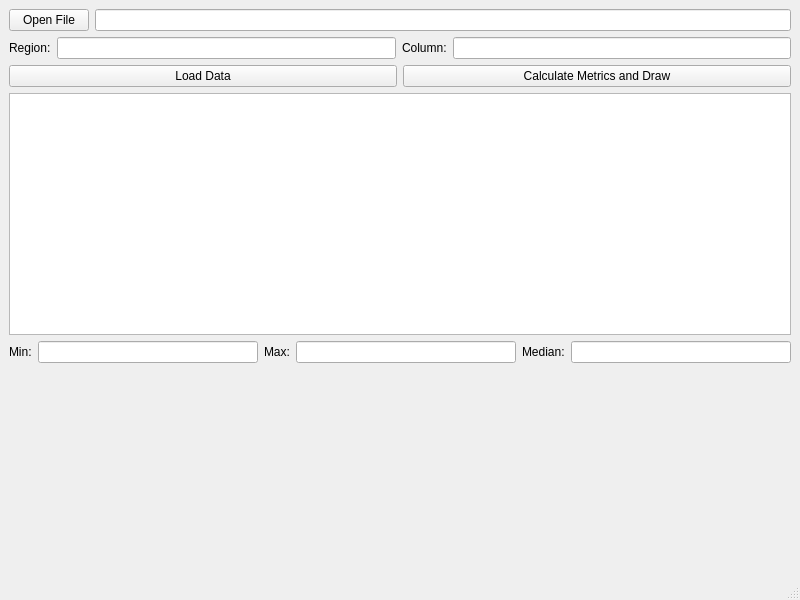
<?xml version="1.0" encoding="UTF-8"?>
<ui version="4.0">
 <class>MainWindow</class>
 <widget class="QMainWindow" name="MainWindow">
  <property name="geometry">
   <rect>
    <x>0</x>
    <y>0</y>
    <width>800</width>
    <height>600</height>
   </rect>
  </property>
  <property name="windowTitle">
   <string>Data Visualizer</string>
  </property>
  <widget class="QWidget" name="centralwidget">
   <layout class="QVBoxLayout" name="verticalLayout">
    <item>
     <layout class="QHBoxLayout" name="horizontalLayout">
      <item>
       <widget class="QPushButton" name="openFileButton">
        <property name="text">
         <string>Open File</string>
        </property>
       </widget>
      </item>
      <item>
       <widget class="QLineEdit" name="fileNameLabel">
        <property name="readOnly">
         <bool>true</bool>
        </property>
       </widget>
      </item>
     </layout>
    </item>
    <item>
     <layout class="QHBoxLayout" name="horizontalLayout_2">
      <item>
       <widget class="QLabel" name="label">
        <property name="text">
         <string>Region:</string>
        </property>
       </widget>
      </item>
      <item>
       <widget class="QLineEdit" name="regionInput"/>
      </item>
      <item>
       <widget class="QLabel" name="label_2">
        <property name="text">
         <string>Column:</string>
        </property>
       </widget>
      </item>
      <item>
       <widget class="QLineEdit" name="columnInput"/>
      </item>
     </layout>
    </item>
    <item>
     <layout class="QHBoxLayout" name="horizontalLayout_3">
      <item>
       <widget class="QPushButton" name="loadDataButton">
        <property name="text">
         <string>Load Data</string>
        </property>
       </widget>
      </item>
      <item>
       <widget class="QPushButton" name="calculateMetricsButton">
        <property name="text">
         <string>Calculate Metrics and Draw</string>
        </property>
       </widget>
      </item>
     </layout>
    </item>
    <item>
     <widget class="QTableWidget" name="tableWidget">
      <property name="rowCount">
       <number>0</number>
      </property>
      <property name="columnCount">
       <number>0</number>
      </property>
     </widget>
    </item>
    <item>
     <layout class="QHBoxLayout" name="horizontalLayout_4">
      <item>
       <widget class="QLabel" name="label_3">
        <property name="text">
         <string>Min:</string>
        </property>
       </widget>
      </item>
      <item>
       <widget class="QLineEdit" name="minOutput">
        <property name="readOnly">
         <bool>true</bool>
        </property>
       </widget>
      </item>
      <item>
       <widget class="QLabel" name="label_4">
        <property name="text">
         <string>Max:</string>
        </property>
       </widget>
      </item>
      <item>
       <widget class="QLineEdit" name="maxOutput">
        <property name="readOnly">
         <bool>true</bool>
        </property>
       </widget>
      </item>
      <item>
       <widget class="QLabel" name="label_5">
        <property name="text">
         <string>Median:</string>
        </property>
       </widget>
      </item>
      <item>
       <widget class="QLineEdit" name="medianOutput">
        <property name="readOnly">
         <bool>true</bool>
        </property>
       </widget>
      </item>
     </layout>
    </item>
    <item>
     <widget class="QChartView" name="chartView" native="true">
      <property name="minimumSize">
       <size>
        <width>0</width>
        <height>200</height>
       </size>
      </property>
     </widget>
    </item>
   </layout>
  </widget>
  <widget class="QMenuBar" name="menubar">
   <property name="geometry">
    <rect>
     <x>0</x>
     <y>0</y>
     <width>800</width>
     <height>21</height>
    </rect>
   </property>
  </widget>
  <widget class="QStatusBar" name="statusbar"/>
 </widget>
 <customwidgets>
  <customwidget>
   <class>QChartView</class>
   <extends>QWidget</extends>
   <header>qchartview.h</header>
  </customwidget>
 </customwidgets>
 <resources/>
 <connections/>
</ui>
